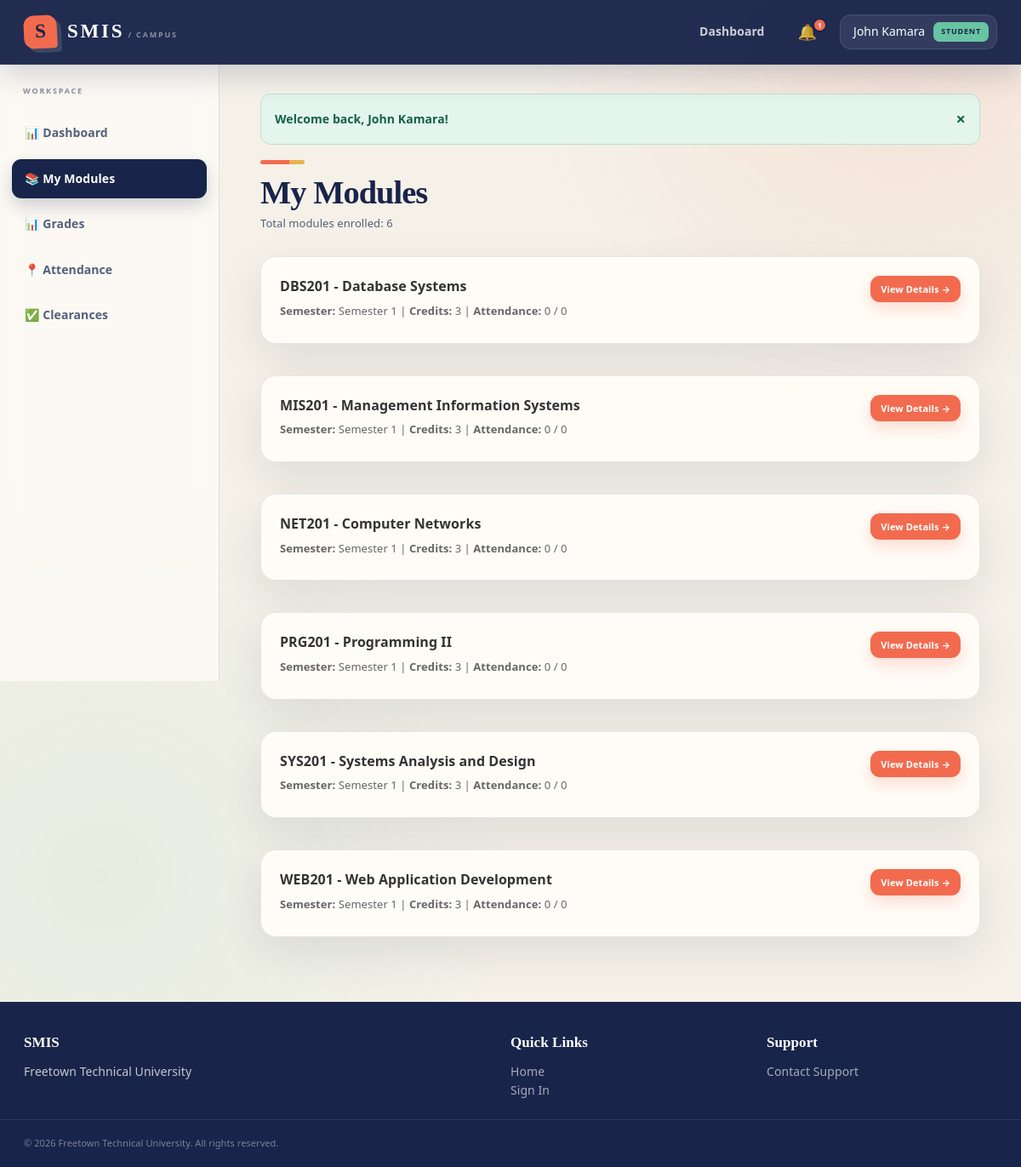
The page /student/modules.php (signed in) on the database its author committed.
### tables this page shows
CREATE TABLE users (
  id INT UNSIGNED AUTO_INCREMENT PRIMARY KEY,
  name VARCHAR(120) NOT NULL,
  email VARCHAR(150) NOT NULL UNIQUE,
  password VARCHAR(255) NOT NULL,
  role ENUM('admin','student','lecturer','finance') NOT NULL,
  status ENUM('active','inactive') NOT NULL DEFAULT 'active',
  last_login_at DATETIME NULL,
  created_at DATETIME NOT NULL DEFAULT CURRENT_TIMESTAMP,
  updated_at DATETIME NULL ON UPDATE CURRENT_TIMESTAMP,
  INDEX idx_users_role (role),
  INDEX idx_users_status (status)
);

CREATE TABLE student_modules (
  id INT UNSIGNED AUTO_INCREMENT PRIMARY KEY,
  student_id INT UNSIGNED NOT NULL,
  module_id INT UNSIGNED NOT NULL,
  semester_id INT UNSIGNED NOT NULL,
  assigned_at DATETIME NOT NULL DEFAULT CURRENT_TIMESTAMP,
  CONSTRAINT fk_student_modules_student FOREIGN KEY (student_id) REFERENCES students(id) ON DELETE CASCADE,
  CONSTRAINT fk_student_modules_module FOREIGN KEY (module_id) REFERENCES modules(id) ON DELETE CASCADE,
  CONSTRAINT fk_student_modules_semester FOREIGN KEY (semester_id) REFERENCES semesters(id) ON DELETE CASCADE,
  UNIQUE KEY uq_student_module_semester (student_id, module_id, semester_id),
  INDEX idx_student_modules_module (module_id)
);

CREATE TABLE modules (
  id INT UNSIGNED AUTO_INCREMENT PRIMARY KEY,
  code VARCHAR(30) NOT NULL UNIQUE,
  title VARCHAR(150) NOT NULL,
  credits TINYINT UNSIGNED NOT NULL DEFAULT 3,
  created_at DATETIME NOT NULL DEFAULT CURRENT_TIMESTAMP,
  INDEX idx_modules_title (title)
);

CREATE TABLE semesters (
  id INT UNSIGNED AUTO_INCREMENT PRIMARY KEY,
  name VARCHAR(80) NOT NULL,
  academic_year VARCHAR(20) NOT NULL,
  starts_on DATE NULL,
  ends_on DATE NULL,
  status ENUM('open','closed') NOT NULL DEFAULT 'open',
  UNIQUE KEY uq_semester_year (name, academic_year)
);

### config/database.php (called while the page is built)
<?php
return [
    'host' => 'localhost',
    'port' => '3306',
    'database' => 'smis_db',
    'username' => 'root',
    'password' => '',
    'charset' => 'utf8mb4',
];

### includes/database.php (called while the page is built, shortened)
<?php
function db(): PDO
{
    static $pdo = null;
    if ($pdo instanceof PDO) {
        return $pdo;
    }
    $config = require __DIR__ . '/../config/database.php';
    $dsn = sprintf(
        'mysql:host=%s;port=%s;dbname=%s;charset=%s',
        $config['host'],
        $config['port'],
        $config['database'],
        $config['charset']
    );
    $pdo = new PDO($dsn, $config['username'], $config['password'], [
        PDO::ATTR_ERRMODE => PDO::ERRMODE_EXCEPTION,
        PDO::ATTR_DEFAULT_FETCH_MODE => PDO::FETCH_ASSOC,
        PDO::ATTR_EMULATE_PREPARES => false,
    ]);
    return $pdo;
}
function db_statement(string $sql, array $params = []): PDOStatement
{
    $statement = db()->prepare($sql);
    $statement->execute($params);
    return $statement;
}
function db_all(string $sql, array $params = []): array
{
    return db_statement($sql, $params)->fetchAll();
}
function db_one(string $sql, array $params = []): ?array
{
    $row = db_statement($sql, $params)->fetch();
    return $row === false ? null : $row;
}
function db_value(string $sql, array $params = []): mixed
{
    $value = db_statement($sql, $params)->fetchColumn();
    return $value === false ? null : $value;
}

### includes/functions.php (called while the page is built, shortened)
<?php
function app_config(?string $key = null, mixed $default = null): mixed
{
    static $config = null;
    if ($config === null) {
        $config = require __DIR__ . '/../config/app.php';
    }
    $value = $config;
    foreach (explode('.', $key) as $part) {
        $value = $value[$part];
    }
    return $value;
}
function e(mixed $value): string
{
    return htmlspecialchars((string) $value, ENT_QUOTES, 'UTF-8');
}
function url(string $path = ''): string
{
    $base = rtrim((string) app_config('base_url', ''), '/');
    $path = ltrim($path, '/');
    return $path === '' ? ($base === '' ? '/' : $base) : $base . '/' . $path;
}
function query(string $key, mixed $default = ''): mixed
{
    return $_GET[$key] ?? $default;
}
function flashes(): array
{
    $messages = $_SESSION['flash'] ?? [];
    return $messages;
}

### includes/auth.php (called while the page is built, shortened)
<?php
function current_user(): ?array
{
    static $user = null;
    if ($user === null) {
        $user = db_one('SELECT id, name, email, role, status, last_login_at FROM users WHERE id = :id', [
            'id' => $_SESSION['user_id'],
        ]);
    }
    return $user;
}
function role_home(string $role): string
{
    return match ($role) {
        'admin' => 'admin/dashboard.php',
        'lecturer' => 'lecturer/dashboard.php',
        'finance' => 'finance/dashboard.php',
        'student' => 'student/dashboard.php',
        default => 'login.php',
    };
}

### includes/middleware.php (called while the page is built, shortened)
<?php
function require_login(): void
{
    if (!current_user()) {
        set_flash('error', 'Please sign in to continue.');
        redirect('login.php');
    }
}
function require_role(string|array $roles): void
{
    require_login();
}

### includes/pagination.php (called while the page is built, shortened)
<?php
function pagination_meta(int $total, int $page, int $perPage): array
{
    $pages = max(1, (int) ceil($total / $perPage));
    $page = min(max(1, $page), $pages);
    return [
        'total' => $total,
        'page' => $page,
        'pages' => $pages,
        'per_page' => $perPage,
        'offset' => ($page - 1) * $perPage,
    ];
}

### student/modules.php (the view, shortened to what this page needs)
<?php
require_role('student');
$student = db_one('SELECT * FROM students WHERE user_id = :id', ['id' => current_user()['id']]);
$total = (int) db_value(
    'SELECT COUNT(*) FROM student_modules WHERE student_id = :id',
    ['id' => $student['id']]
);
$page = max(1, (int) query('page', 1));
$per_page = 10;
$meta = pagination_meta($total, $page, $per_page);
$modules = db_all('
    SELECT
        sm.id,
        m.id as module_id,
        m.code,
        m.title,
        m.credits,
        sm.semester_id,
        s.name as semester_name,
        COUNT(DISTINCT a.id) as attendance_count,
        COUNT(DISTINCT CASE WHEN a.status = "present" THEN a.id END) as present_count,
        AVG(g.final_grade) as avg_grade
    FROM student_modules sm
    JOIN modules m ON sm.module_id = m.id
    JOIN semesters s ON sm.semester_id = s.id
    LEFT JOIN attendance a ON a.student_id = sm.student_id AND a.module_id = sm.module_id
    LEFT JOIN grades g ON g.student_id = sm.student_id AND g.module_id = sm.module_id
    WHERE sm.student_id = :id
    GROUP BY sm.id, m.id, m.code, m.title, m.credits, sm.semester_id, s.name, s.starts_on
    ORDER BY s.starts_on DESC, m.code ASC
    LIMIT :limit OFFSET :offset
', [
    'id' => $student['id'],
    'limit' => $per_page,
    'offset' => $meta['offset']
]);
?>
<?php include __DIR__ . '/../includes/header.php'; ?>
<div class="page-header">
    <h1>My Modules</h1>
    <p>Total modules enrolled: <?= $total ?></p>
</div>
<?php if (!empty($modules)): ?>
    <div style="display: grid; gap: 15px;">
        <?php foreach ($modules as $module): ?>
            <div class="card">
                <div class="card-body">
                    <div style="display: flex; justify-content: space-between; align-items: start;">
                        <div>
                            <h3 style="margin: 0 0 5px 0;">
                                <?= e($module['code']) ?> - <?= e($module['title']) ?>
                            </h3>
                            <p style="margin: 5px 0; color: #666; font-size: 13px;">
                                <strong>Semester:</strong> <?= e($module['semester_name']) ?> |
                                <strong>Credits:</strong> <?= $module['credits'] ?> |
                                <strong>Attendance:</strong> <?= $module['present_count'] ?? 0 ?> / <?= $module['attendance_count'] ?? 0 ?>
                            </p>
                        </div>
                        <a href="<?= url('student/modules.php?action=view&id=' . $module['module_id']) ?>" class="btn btn-sm btn-primary">
                            View Details →
                        </a>
                    </div>
                </div>
            </div>
        <?php endforeach; ?>
    </div>
<?php endif; ?>
<?php include __DIR__ . '/../includes/footer.php'; ?>

### includes/header.php (shortened to what this page needs)
<?php
$user = current_user();
$unread_count = db_value('SELECT COUNT(*) FROM notifications WHERE user_id = :id AND is_read = 0', ['id' => $user['id'] ?? null]) ?? 0;
?>
<!DOCTYPE html>
<html lang="en">
<head>
    <link rel="stylesheet" href="<?= url('assets/css/style.css') ?>">
</head>
<body>
    <nav class="navbar">
        <div class="navbar-container">
            <div class="navbar-brand">
                <a href="<?= url('/') ?>" class="brand-link">
                    <span class="brand-text"><?= e(app_config('short_name')) ?></span>
                </a>
            </div>
            <div class="navbar-menu">
                <div class="navbar-menu-items">
                    <?php if ($user): ?>
                        <a href="<?= url(role_home($user['role'])) ?>" class="nav-link">Dashboard</a>
                        <div class="nav-notifications">
                            <a href="<?= url('notifications.php') ?>" class="nav-link notification-link">
                                <span class="notification-icon">🔔</span>
                                <?php if ($unread_count > 0): ?>
                                    <span class="notification-badge"><?= min($unread_count, 9) ?></span>
                                <?php endif; ?>
                            </a>
                        </div>
                        <div class="nav-user">
                            <div class="user-menu">
                                <button class="user-menu-toggle">
                                    <span><?= e($user['name']) ?></span>
                                    <span class="role-badge"><?= e($user['role']) ?></span>
                                </button>
                            </div>
                        </div>
                    <?php else: ?>
                        <a href="<?= url('login.php') ?>" class="btn btn-sm btn-primary">Sign In</a>
                    <?php endif; ?>
                </div>
            </div>
        </div>
    </nav>
    <div class="page-wrapper">
        <?php if ($user): ?>
            <aside class="sidebar">
                <nav class="sidebar-nav">
                    <?php
                    $nav_items = [];
                    if ($user['role'] === 'admin') {
                        $nav_items = [
                            ['url' => 'admin/dashboard.php', 'label' => '📊 Dashboard'],
                            ['url' => 'admin/users.php', 'label' => '👥 Users'],
                            ['url' => 'admin/classes.php', 'label' => '🏫 Classes'],
                            ['url' => 'admin/semesters.php', 'label' => '📅 Semesters'],
                            ['url' => 'admin/modules.php', 'label' => '📚 Modules'],
                            ['url' => 'admin/students.php', 'label' => '🎓 Students'],
                            ['url' => 'admin/lecturers.php', 'label' => '👨‍🏫 Lecturers'],
                            ['url' => 'admin/attendance.php', 'label' => '📍 Attendance'],
                            ['url' => 'admin/grades.php', 'label' => '📊 Grades'],
                            ['url' => 'admin/clearances.php', 'label' => '✅ Clearances'],
                            ['url' => 'admin/reports.php', 'label' => '📈 Reports'],
                            ['url' => 'admin/logs.php', 'label' => '📋 Activity Logs'],
                        ];
                    } elseif ($user['role'] === 'student') {
                        $nav_items = [
                            ['url' => 'student/dashboard.php', 'label' => '📊 Dashboard'],
                            ['url' => 'student/modules.php', 'label' => '📚 My Modules'],
                            ['url' => 'student/grades.php', 'label' => '📊 Grades'],
                            ['url' => 'student/attendance.php', 'label' => '📍 Attendance'],
                            ['url' => 'student/clearances.php', 'label' => '✅ Clearances'],
                        ];
                    }
                    ?>
                    <?php foreach ($nav_items as $item): ?>
                        <a href="<?= url($item['url']) ?>" class="nav-item <?= strpos($_SERVER['REQUEST_URI'] ?? '', $item['url']) !== false ? 'active' : '' ?>">
                            <?= $item['label'] ?>
                        </a>
                    <?php endforeach; ?>
                </nav>
            </aside>
        <?php endif; ?>
        <main class="main-content">
            <?php
            $flashes = flashes();
            foreach ($flashes as $flash):
            ?>
                <div class="alert alert-<?= e($flash['type']) ?>" role="alert">
                    <?= e($flash['message']) ?>
                    <button type="button" class="alert-close" data-dismiss="alert">×</button>
                </div>
            <?php endforeach; ?>

### student/modules.php (style rules this page uses)
.page-header { margin-bottom: 20px; }
.page-header h1 { margin-bottom: 5px; }
.page-header p { color: #666; font-size: 13px; }
h3 { font-size: 16px; color: #333; }

### rows shown on the page
users: name "John Kamara", role "STUDENT"
student_modules: module.code "DBS201", module.title "Database Systems", semester.name "Semester 1", module.credits "3", present_count "0", attendance_count "0"
student_modules: module.code "MIS201", module.title "Management Information Systems", semester.name "Semester 1", module.credits "3", present_count "0", attendance_count "0"
student_modules: module.code "NET201", module.title "Computer Networks", semester.name "Semester 1", module.credits "3", present_count "0", attendance_count "0"
student_modules: module.code "PRG201", module.title "Programming II", semester.name "Semester 1", module.credits "3", present_count "0", attendance_count "0"
student_modules: module.code "SYS201", module.title "Systems Analysis and Design", semester.name "Semester 1", module.credits "3", present_count "0", attendance_count "0"
student_modules: module.code "WEB201", module.title "Web Application Development", semester.name "Semester 1", module.credits "3", present_count "0", attendance_count "0"

### other values the page prints
app_config('short_name') "SMIS"
min($unread_count, 9) "1"
$item['label'] "📊 Dashboard"
$item['label'] "📚 My Modules"
$item['label'] "📊 Grades"
$item['label'] "📍 Attendance"
$item['label'] "✅ Clearances"
$flash['message'] "Welcome back, John Kamara!"
$total "6"
app_config('university_name') "Freetown Technical University"
